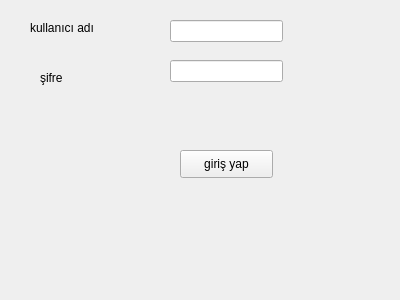
<?xml version="1.0" encoding="UTF-8"?>
<ui version="4.0">
 <class>Form</class>
 <widget class="QWidget" name="Form">
  <property name="geometry">
   <rect>
    <x>0</x>
    <y>0</y>
    <width>400</width>
    <height>300</height>
   </rect>
  </property>
  <property name="windowTitle">
   <string>Form</string>
  </property>
  <widget class="QPushButton" name="pushButton">
   <property name="geometry">
    <rect>
     <x>180</x>
     <y>150</y>
     <width>93</width>
     <height>28</height>
    </rect>
   </property>
   <property name="text">
    <string>giriş yap</string>
   </property>
  </widget>
  <widget class="QLabel" name="label">
   <property name="geometry">
    <rect>
     <x>30</x>
     <y>20</y>
     <width>81</width>
     <height>16</height>
    </rect>
   </property>
   <property name="text">
    <string>kullanıcı adı</string>
   </property>
  </widget>
  <widget class="QLabel" name="label_2">
   <property name="geometry">
    <rect>
     <x>40</x>
     <y>70</y>
     <width>55</width>
     <height>16</height>
    </rect>
   </property>
   <property name="text">
    <string>şifre</string>
   </property>
  </widget>
  <widget class="QLineEdit" name="lineEdit_kullaniciadi">
   <property name="geometry">
    <rect>
     <x>170</x>
     <y>20</y>
     <width>113</width>
     <height>22</height>
    </rect>
   </property>
  </widget>
  <widget class="QLineEdit" name="lineEdit_sifre">
   <property name="geometry">
    <rect>
     <x>170</x>
     <y>60</y>
     <width>113</width>
     <height>22</height>
    </rect>
   </property>
   <property name="echoMode">
    <enum>QLineEdit::Password</enum>
   </property>
  </widget>
 </widget>
 <resources/>
 <connections/>
</ui>
